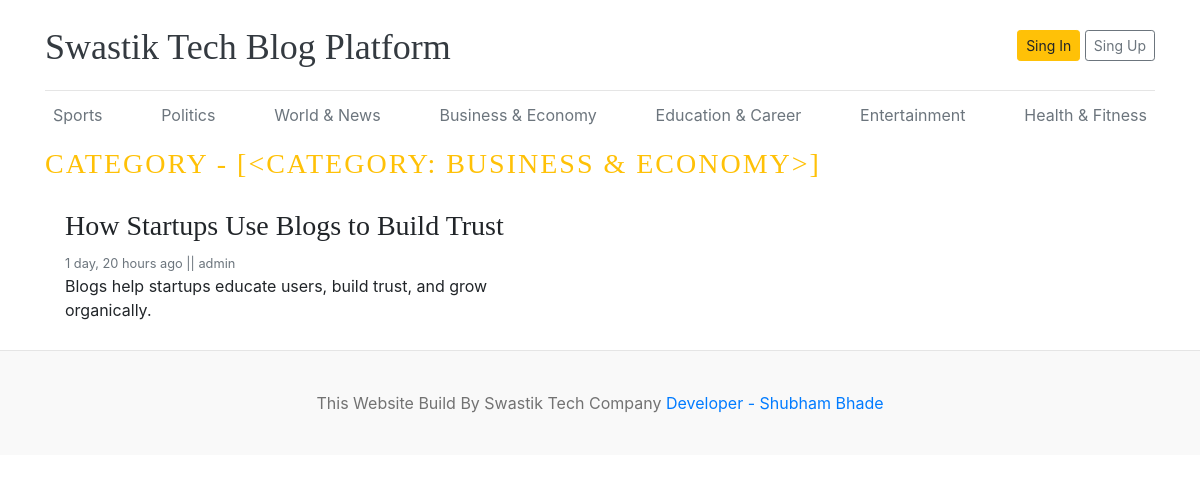
The app's page /category/4/ with its own data.
### blogs/models.py (models this page shows, shortened)
class Category(models.Model):
    category_name = models.CharField(max_length=50, unique=True)
    created_at = models.DateTimeField(auto_now_add=True)
    updated_at = models.DateTimeField(auto_now=True)
    class Meta:
        verbose_name_plural = 'categories'
    def __str__(self):
        return self.category_name

class Blog(models.Model):
    title = models.CharField(max_length=100)
    slug = models.SlugField(max_length=150, unique= True, blank=True)
    category = models.ForeignKey(Category, on_delete=models.CASCADE)
    author = models.ForeignKey(User, on_delete=models.CASCADE)
    featured_image = models.ImageField(upload_to='uploads/%Y/%m/%d')
    short_description = models.TextField(max_length=500)
    blog_body = models.TextField(max_length=2000)
    status = models.CharField(max_length=50,choices=STATUS_CHOICES, default='Draft')
    is_featured = models.BooleanField(default=False)
    created_at = models.DateTimeField(auto_now_add=True)
    updated_at = models.DateTimeField(auto_now=True)

### blogs/views.py (the view)
# urls.py: path('<int:category_id>/', views.posts_by_category, name='posts_by_category')
def posts_by_category(request, category_id):
    posts = Blog.objects.filter(status='Published', category = category_id)
    category =  get_list_or_404(Category,pk=category_id)
    context = {
        'posts':posts,
        'category':category,
    }
    return render(request,'post_by_category.html', context)

### blogs/context_processors.py (called while the page is built)
def get_categories(request):
    categories = Category.objects.all()
    return dict(categories=categories)

### templates/post_by_category.html (shortened to what this page needs)
{% extends "base.html" %}
{% block content %}
      <h3 class="text-uppercase text-warning" style="letter-spacing: 2px">
        CATEGORY - {{ category }}
      </h3>
      <div class="row mb-2">
        {% if posts %} {% for post in posts %}
        <div class="col-md-6">
          <div class="card border-0">
            <div class="card-body">
              <h3>{{post.title}}</h3>
              <small class="mb-1 text-muted"
                >{{post.created_at | timesince}} ago || {{post.author}}</small
              >
              <p class="card-text">
                {{post.short_description | truncatewords:25}}
              </p>
            </div>
          </div>
        </div>
        {% endfor %} {% else %}
        <p>NO Posts Found</p>
        {% endif %}
      </div>
    </div>
{% endblock %}

### templates/base.html (shortened to what this page needs)
{% load static %}
<!doctype html>
<html lang="en">
  <head>
    <link
      href="https://getbootstrap.com/docs/4.0/dist/css/bootstrap.min.css"
      rel="stylesheet"
    />
    <link href="{%static 'css/blog.css' %}" rel="stylesheet" />
  </head>
  <body>
    <div class="container">
      <header class="blog-header py-3">
        <div class="row flex-nowrap justify-content-between align-items-center">
          <div class="col-8 pt-1">
            <a class="blog-header-logo text-dark" href="/"
              >Swastik Tech Blog Platform</a
            >
          </div>
          <div class="col-4 d-flex justify-content-end align-items-center">
            <a class="btn btn-sm btn-warning" href="#">Sing In</a> &nbsp;
            <a class="btn btn-sm btn-outline-secondary" href="#">Sing Up</a>
          </div>
        </div>
      </header>
      <div class="nav-scroller py-1 mb-2">
        <nav class="nav d-flex justify-content-between">
          {% for cat in categories %}
          <a class="p-2 text-muted" href="{% url 'posts_by_category' cat.id %}">{{cat.category_name}}</a>
          {% endfor %}
        </nav>
      </div>
{% block content %}
{% endblock  %}
 <footer class="blog-footer">
      <p>This Website Build By Swastik Tech Company <a href="#">   Developer - Shubham Bhade</a></p>
    </footer>
  </body>
</html>

### blog_main/static/css/blog.css (style rules this page uses)
.blog-header { border-bottom: 1px solid #e5e5e5; }
.blog-header-logo { font-family: "Playfair Display", Georgia, "Times New Roman", serif ; font-size: 2.25rem; }
h1, h2, h3, h4, h5, h6 { font-family: "Playfair Display", Georgia, "Times New Roman", serif ; }
.blog-footer { padding: 2.5rem 0; color: #727272; text-align: center; background-color: #f9f9f9; border-top: 0.05rem solid #e5e5e5; }
.blog-footer p:last-child { margin-bottom: 0; }

### records on screen
Category: category_name "Sports"
Category: category_name "Politics"
Category: category_name "World & News"
Category: category_name "Business & Economy", category_name "[<CATEGORY: BUSINESS & ECONOMY>]"
Category: category_name "Education & Career"
Category: category_name "Entertainment"
Category: category_name "Health & Fitness"
Blog: title "How Startups Use Blogs to Build Trust", created_at "1 day, 20 hours", author "admin", short_description "Blogs help startups educate users, build trust, and grow organically."
